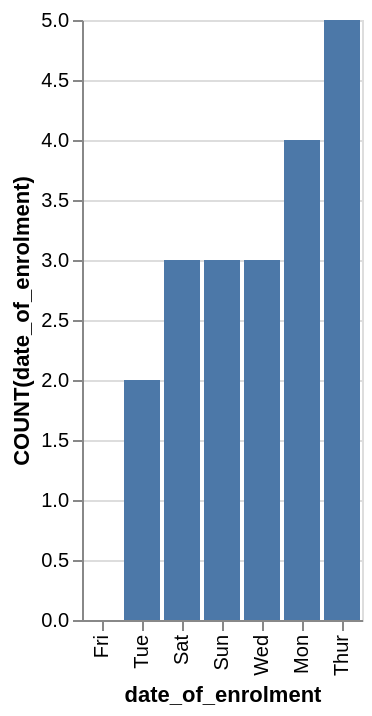

Source (Vega-Lite JSON):
### Vega-Lite specification from a JSON file in a GitHub repository (floating-point values rounded to 4 significant figures)
{"data": {"values": [{"x_data": "Fri", "y_data": 0}, {"x_data": "Tue", "y_data": 2}, {"x_data": "Sat", "y_data": 3}, {"x_data": "Sun", "y_data": 3}, {"x_data": "Wed", "y_data": 3}, {"x_data": "Mon", "y_data": 4}, {"x_data": "Thur", "y_data": 5}]}, "mark": "bar", "encoding": {"x": {"field": "x_data", "type": "nominal", "title": "date_of_enrolment", "sort": {"op": "sum", "field": "y_data", "order": "ascending"}}, "y": {"field": "y_data", "type": "quantitative", "title": "COUNT(date_of_enrolment)"}}}
